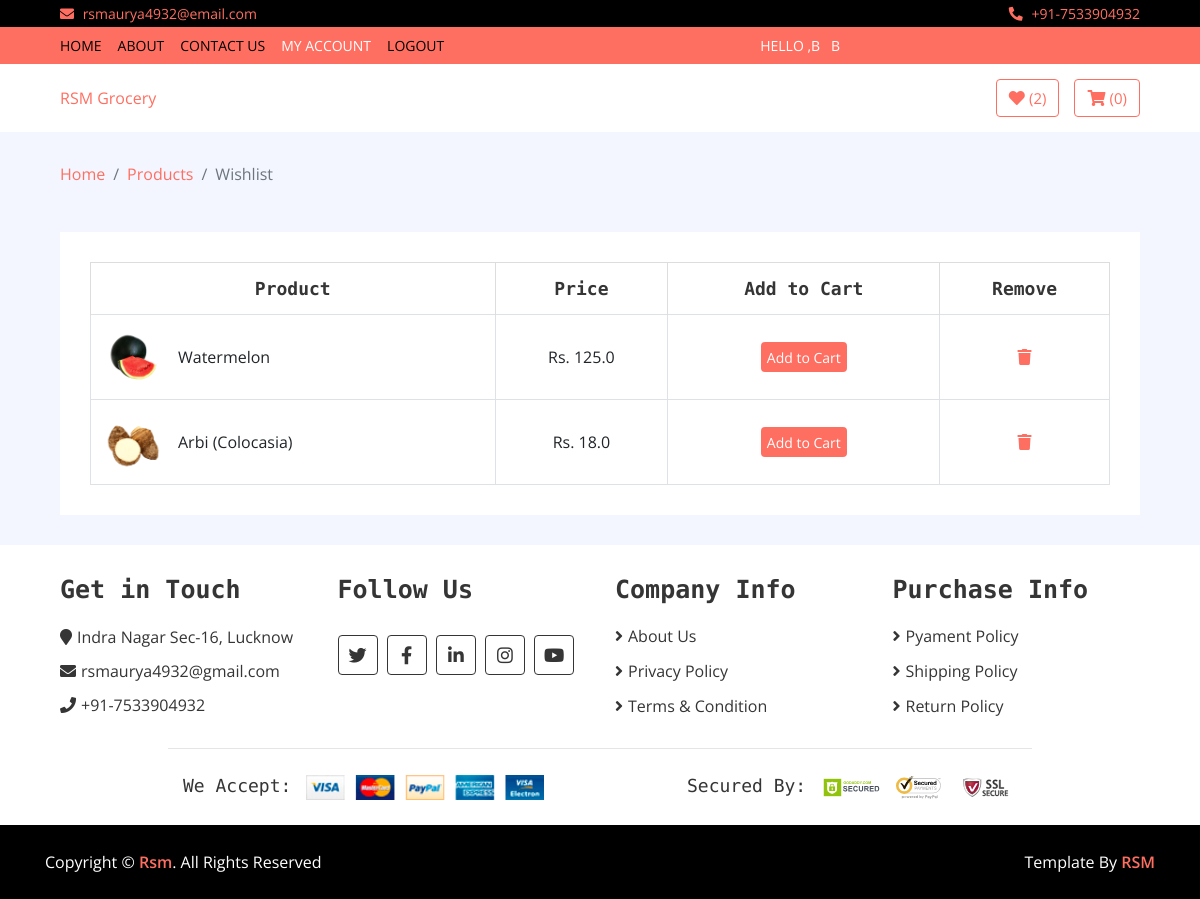
The page /wishlist/ (signed in) on the database its author committed.
### app/models.py (models this page shows, shortened)
class Wishlist(models.Model):
    user = models.ForeignKey(User,on_delete=models.CASCADE)
    product = models.ForeignKey(product,on_delete=models.CASCADE)
    date_time =models.DateTimeField(auto_now_add=True,null=True)

class product(models.Model):
    category= models.ForeignKey(category,on_delete=models.CASCADE)
    title = models.CharField(max_length=200)
    description = models.TextField(null=True)
    price = models.FloatField()
    quantity = models.CharField(max_length=300,null=True)
    created_date = models.DateTimeField(auto_now_add=True)
    pic1 = models.ImageField(upload_to="product",null=True)

### app/views.py (the view)
# urls.py: path('wishlist/',views.wishlist,name='wishlist'),
def wishlist(request):
    if request.user.is_authenticated:
        user_instance = User.objects.get(username = request.user.username)
        whishlist_featch = Wishlist.objects.filter(user = user_instance)
        return render(request,'wishlist.html',{'whishlist':whishlist_featch})
    else:
        return redirect('/login')

### app/views.py (called while the page is built)
def cart_count_show(request):
    if request.user.is_authenticated:
        cart_count = cart.objects.filter(user=request.user,status=False)
        cartt = cart_count.count()
        return {'cart_count':cartt}
    else:
        cart_count = cart.objects.all()
        return {'cart_count': cart_count}

def whish_count(request):
    if request.user.is_authenticated:
        whish_countable = Wishlist.objects.filter(user=request.user)
        whish = whish_countable.count()
        return {'whish':whish}
    else:
        whish_countable = Wishlist.objects.all()
        return {'whish':whish_countable}

### app/templates/wishlist.html (shortened to what this page needs)
{% extends 'base.html' %}
{% block body %}
        <div class="breadcrumb-wrap">
            <div class="container-fluid">
                <ul class="breadcrumb">
                    <li class="breadcrumb-item"><a href="#">Home</a></li>
                    <li class="breadcrumb-item"><a href="#">Products</a></li>
                    <li class="breadcrumb-item active">Wishlist</li>
                </ul>
            </div>
        </div>
        <div class="wishlist-page">
            <div class="container-fluid">
                <div class="wishlist-page-inner">
                    <div class="row">
                        <div class="col-md-12">
                            <div class="table-responsive">
                                <table class="table table-bordered">
                                    <thead class="thead-dark">
                                        <tr>
                                            <th>Product</th>
                                            <th>Price</th>
                                            <th>Add to Cart</th>
                                            <th>Remove</th>
                                        </tr>
                                    </thead>
                                    <tbody class="align-middle">
                                    {% for x in whishlist %}
                                        <tr>
                                            <td>
                                                <div class="img">
                                                    <a href="#"><img src="/media/{{x.product.pic1}}" alt="Image"></a>
                                                    <p>{{x.product.title}}</p>
                                                </div>
                                            </td>
                                            <td>Rs. {{x.product.price}}</td>
                                            <td><a href="{% url 'cart_add' x.product.id %}"><button class="btn-cart">Add to Cart</button></a></td>
                                            <td><a href="{% url 'whish_remove' x.id %}"> <i class="fa fa-trash"></i></a></td>
                                        </tr>
                                        {% endfor %}
                                    </tbody>
                                </table>
                            </div>
                        </div>
                    </div>
                </div>
            </div>
        </div>
     {% endblock %}

### app/templates/base.html (shortened to what this page needs)
<!DOCTYPE html>
{% load static %}
<html lang="en">
    <head>
        <link href="https://stackpath.bootstrapcdn.com/bootstrap/4.4.1/css/bootstrap.min.css" rel="stylesheet">
        <link href="https://cdnjs.cloudflare.com/ajax/libs/font-awesome/5.10.0/css/all.min.css" rel="stylesheet">
        <link href="{% static 'lib/slick/slick.css' %}" rel="stylesheet">
        <link href="{% static 'lib/slick/slick-theme.css' %}" rel="stylesheet">
        <link href="{% static 'css/style.css' %}" rel="stylesheet">
    </head>
    <body>
        <div class="top-bar">
            <div class="container-fluid">
                <div class="row">
                    <div class="col-sm-6">
                        <i class="fa fa-envelope"></i>
                        rsmaurya4932@email.com
                    </div>
                    <div class="col-sm-6">
                        <i class="fa fa-phone-alt"></i>
                        +91-7533904932
                    </div>
                </div>
            </div>
        </div>
        <div class="nav">
            <div class="container-fluid">
                <nav class="navbar navbar-expand-md bg-dark navbar-dark">
                    <div class="collapse navbar-collapse justify-content-between" id="navbarCollapse">
                        <div class="navbar-nav mr-auto">
                            <a href="{% url 'home' %}" class="nav-item nav-link active">Home</a>
                            <a href="{% url 'home' %}" class="nav-item nav-link active">About</a>
                            <a href="{% url 'contact_page' %}" class="nav-item nav-link active">Contact Us</a>
                            {% if request.user.is_authenticated %}
                            <a href="{% url 'user_account' %}" class="nav-item nav-link">My Account</a>
                            <a href="{% url 'logout' %}" class="nav-item nav-link active">Logout</a>
                            {% endif %}
                        </div>
                        {% if not request.user.is_authenticated %}
                        <div class="navbar-nav ml-auto">
                            <div class="nav-item dropdown">
                                <a href="#" class="nav-link dropdown-toggle" data-toggle="dropdown">User Account</a>
                                <div class="dropdown-menu">
                                    <a href="{% url 'login_user' %}" class="dropdown-item">Login</a>
                                    <a href="{% url 'login_user' %}" class="dropdown-item">Register</a>
                                </div>
                            </div>
                        </div>
                        {% else %}
                        <div class="navbar-nav mr-auto">
                            <a href="" class="nav-item nav-link active" style="color:white;">Hello ,{{request.user.first_name}} &nbsp; {{request.user.last_name}}</a>
                        </div>
                        {% endif %}
                    </div>
                </nav>
            </div>
        </div>
        <div class="bottom-bar">
            <div class="container-fluid">
                <div class="row align-items-center">
                    <div class="col-md-3">
                        <div class="logo">
                            <a href="">
                                RSM Grocery
                            </a>
                        </div>
                    </div>
                    {% if request.user.is_authenticated %}
                    <div class="col-md-3">
                        <div class="user">
                            <a href="{% url 'wishlist' %}" class="btn wishlist">
                                <i class="fa fa-heart"></i>
                                <span>({{whish}})</span>
                            </a>
                            <a href="{% url 'cart_page' %}" class="btn cart">
                                <i class="fa fa-shopping-cart"></i>
                                <span>({{cart_count}})</span>
                            </a>
                        </div>
                    </div>
                    {% endif %}
                </div>
            </div>
        </div>
        {% block body %}
        {% endblock %}
        <div class="footer">
            <div class="container-fluid">
                <div class="row">
                    <div class="col-lg-3 col-md-6">
                        <div class="footer-widget">
                            <h2>Get in Touch</h2>
                            <div class="contact-info">
                                <p><i class="fa fa-map-marker"></i>Indra Nagar Sec-16, Lucknow</p>
                                <p><i class="fa fa-envelope"></i>rsmaurya4932@gmail.com</p>
                                <p><i class="fa fa-phone"></i>+91-7533904932</p>
                            </div>
                        </div>
                    </div>
                    <div class="col-lg-3 col-md-6">
                        <div class="footer-widget">
                            <h2>Follow Us</h2>
                            <div class="contact-info">
                                <div class="social">
                                    <a href=""><i class="fab fa-twitter"></i></a>
                                    <a href=""><i class="fab fa-facebook-f"></i></a>
                                    <a href="https://www.linkedin.com/in/ritesh-singh-maurya-24811017b"><i class="fab fa-linkedin-in"></i></a>
                                    <a href="https://www.instagram.com/ritesh_maurya1711/"><i class="fab fa-instagram"></i></a>
                                    <a href="https://www.youtube.com/channel/UCMWrdLPzWeIbQ0I2aPzIsEA"><i class="fab fa-youtube"></i></a>
                                </div>
                            </div>
                        </div>
                    </div>
                    <div class="col-lg-3 col-md-6">
                        <div class="footer-widget">
                            <h2>Company Info</h2>
                            <ul>
                                <li><a href="#">About Us</a></li>
                                <li><a href="#">Privacy Policy</a></li>
                                <li><a href="#">Terms & Condition</a></li>
                            </ul>
                        </div>
                    </div>
                    <div class="col-lg-3 col-md-6">
                        <div class="footer-widget">
                            <h2>Purchase Info</h2>
                            <ul>
                                <li><a href="#">Pyament Policy</a></li>
                                <li><a href="#">Shipping Policy</a></li>
                                <li><a href="#">Return Policy</a></li>
                            </ul>
                        </div>
                    </div>
                </div>
                <div class="row payment align-items-center">
                    <div class="col-md-6">
                        <div class="payment-method">
                            <h2>We Accept:</h2>
                            <img src="{% static 'img/payment-method.png' %}" alt="Payment Method" />
                        </div>
                    </div>
                    <div class="col-md-6">
                        <div class="payment-security">
                            <h2>Secured By:</h2>
                            <img src="{% static 'img/godaddy.svg' %}" alt="Payment Security" />
                            <img src="{% static 'img/norton.svg' %}" alt="Payment Security" />
                            <img src="{% static 'img/ssl.svg' %}" alt="Payment Security" />
                        </div>
                    </div>
                </div>
            </div>
        </div>
        <div class="footer-bottom">
            <div class="container">
                <div class="row">
                    <div class="col-md-6 copyright">
                        <p>Copyright &copy; <a href="https://htmlcodex.com">Rsm</a>. All Rights Reserved</p>
                    </div>
                    <div class="col-md-6 template-by">
                        <p>Template By <a href="https://htmlcodex.com">RSM</a></p>
                    </div>
                </div>
            </div>
        </div>
    </body>
</html>

### rows shown on the page
Wishlist: product.pic1 (picture), product "Watermelon", product.price "125.0"
Wishlist: product.pic1 (picture), product "Arbi (Colocasia)", product.price "18.0"

### other values the page prints
{{ request.user.first_name }} "B"
{{ request.user.last_name }} "B"
{{ whish }} "2"
{{ cart_count }} "0"
